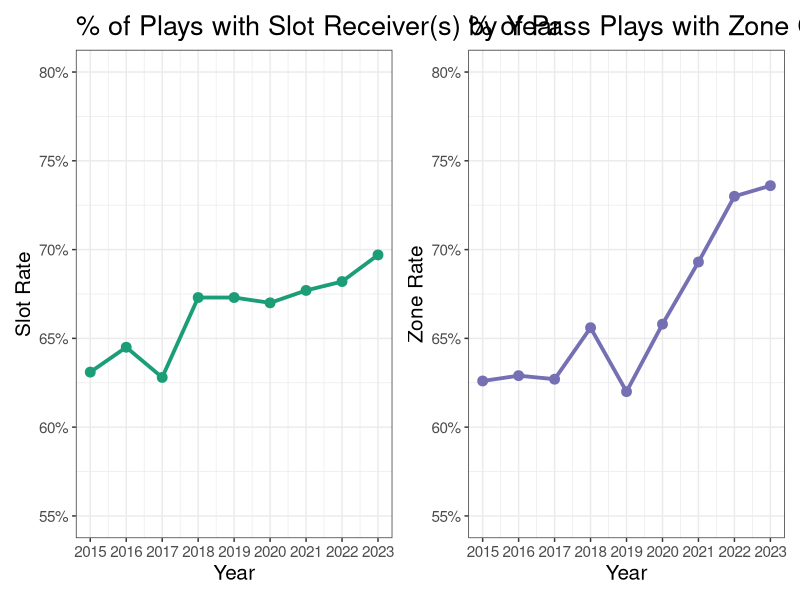

The R source for this figure:
# Mailroom ----------------------------------------------------------------
library(tidyverse)
library(patchwork)

# Graph #1 ----------------------------------------------------------------
data <- tribble(
  ~Year, ~Zone_Rate, ~Slot_Rate,
  2015, 0.626, 0.631,
  2016, 0.629, 0.645,
  2017, 0.627, 0.628,
  2018, 0.656, 0.673,
  2019, 0.620, 0.673,
  2020, 0.658, 0.670,
  2021, 0.693, 0.677,
  2022, 0.730, 0.682,
  2023, 0.736, 0.697
)


a <- data |>
  ggplot() +
  aes(data, x = Year, y = Zone_Rate) +
  geom_point(color = "#7570B3", size = 3) +
  geom_line(color = "#7570B3", linewidth = 1.3) +
  theme_bw() +
  scale_y_continuous(limit = c(.55, .8), labels = scales::percent) +
  scale_x_continuous(n.breaks = 9) +
  theme(axis.text = element_text(size = 11)) +
  theme(axis.title = element_text(size = 15)) +
  ylab("Zone Rate") +
  ggtitle("% of Pass Plays with Zone Coverage by Year") +
  theme(title = element_text(size = 16.25))


b <- data |>
  ggplot() +
  aes(data, x = Year, y = Slot_Rate) +
  geom_point(color = "#1B9E77", size = 3) +
  geom_line(color = "#1B9E77", linewidth = 1.3) +
  theme_bw() +
  scale_y_continuous(limit = c(.55, .8), labels = scales::percent) +
  scale_x_continuous(n.breaks = 9) +
  theme(axis.text = element_text(size = 11)) +
  theme(axis.title = element_text(size = 15)) +
  ylab("Slot Rate") +
  ggtitle("% of Plays with Slot Receiver(s) by Year") +
  theme(title = element_text(size = 16.25))


b + a
